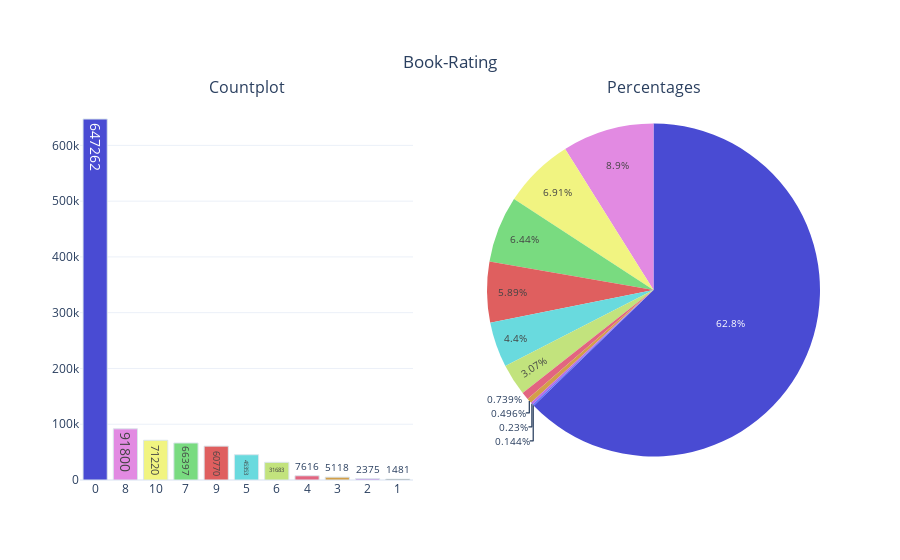

The code cell stored with this chart in its notebook:
### Code cell
cat_summary_viz(books_with_ratings, 'Book-Rating')

### Figure 1 — Plotly figure (JSON) as saved in the notebook; plotly's stock layout.template omitted (floating-point values rounded to 4 significant figures)
{"data": [{"marker": {"color": ["#494BD3", "#E28AE2", "#F1F481", "#79DB80", "#DF5F5F", "#69DADE", "#C2E37D", "#E26580", "#D39F49", "#B96FE3"], "line": {"color": "#DBE6EC", "width": 1}}, "name": "Book-Rating", "showlegend": false, "text": ["647262", "91800", "71220", "66397", "60770", "45353", "31683", "7616", "5118", "2375", "1481"], "textfont": {"size": 15}, "textposition": "auto", "type": "bar", "x": ["0", "8", "10", "7", "9", "5", "6", "4", "3", "2", "1"], "xaxis": "x", "y": [647262, 91800, 71220, 66397, 60770, 45353, 31683, 7616, 5118, 2375, 1481], "yaxis": "y"}, {"domain": {"x": [0.55, 1], "y": [0, 1]}, "labels": [0, 8, 10, 7, 9, 5, 6, 4, 3, 2, 1], "marker": {"colors": ["#494BD3", "#E28AE2", "#F1F481", "#79DB80", "#DF5F5F", "#69DADE", "#C2E37D", "#E26580", "#D39F49", "#B96FE3"]}, "name": "Book-Rating", "showlegend": false, "textfont": {"size": 10}, "textposition": "auto", "type": "pie", "values": [647262, 91800, 71220, 66397, 60770, 45353, 31683, 7616, 5118, 2375, 1481]}], "layout": {"annotations": [{"font": {"size": 16}, "showarrow": false, "text": "Countplot", "x": 0.225, "xanchor": "center", "xref": "paper", "y": 1, "yanchor": "bottom", "yref": "paper"}, {"font": {"size": 16}, "showarrow": false, "text": "Percentages", "x": 0.775, "xanchor": "center", "xref": "paper", "y": 1, "yanchor": "bottom", "yref": "paper"}], "title": {"text": "Book-Rating", "x": 0.5, "xanchor": "center", "y": 0.9, "yanchor": "top"}, "xaxis": {"anchor": "y", "domain": [0, 0.45]}, "yaxis": {"anchor": "x", "domain": [0, 1]}}}
